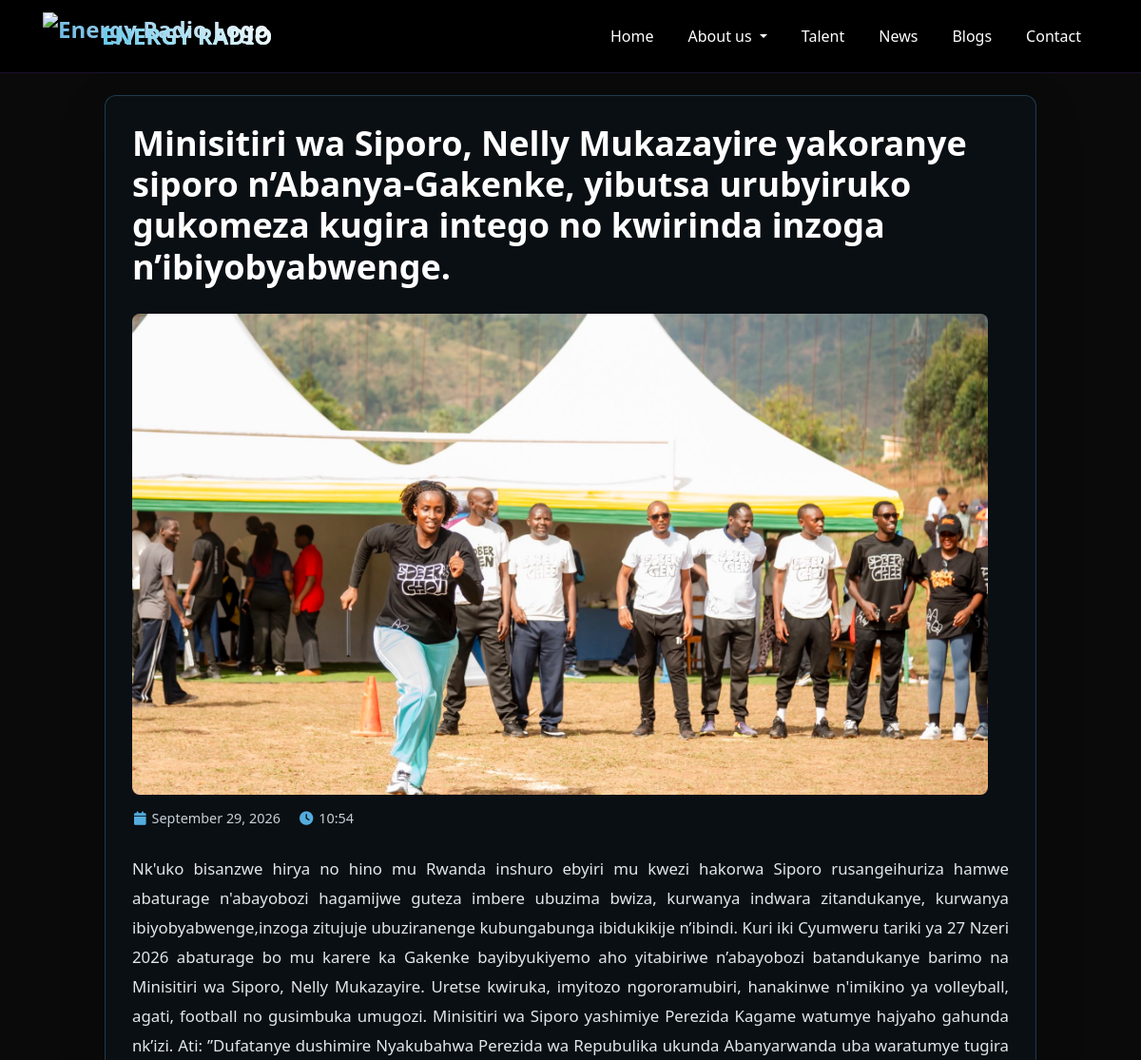
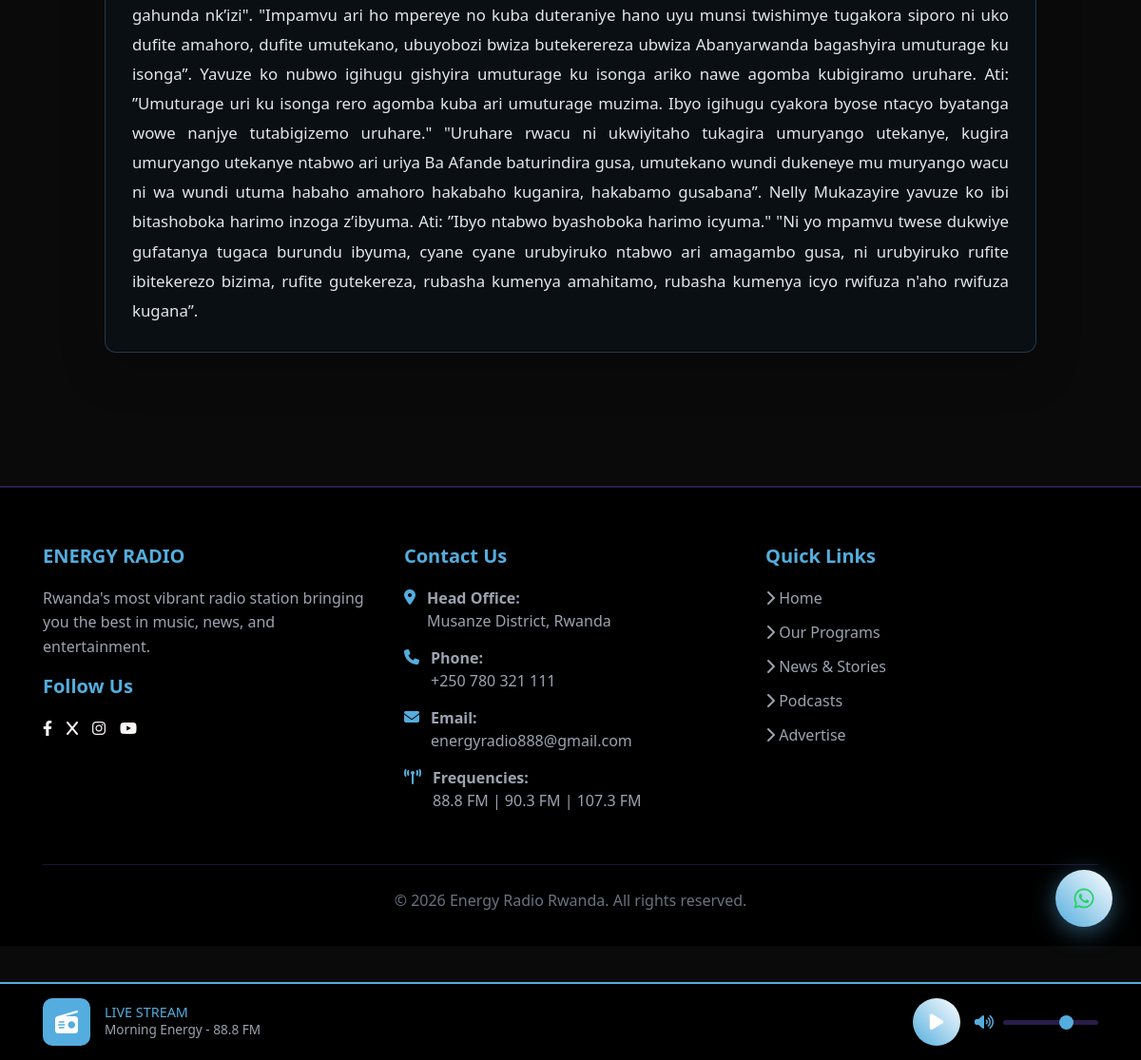
The page /community_detail/8/ on the database its author committed (2 pictures, top to bottom).
### main/models.py (models this page shows, shortened)
class Community(models.Model):
    STATUS_CHOICES = [
        ('active', 'Active'),
        ('new', 'New'),
        ('completed', 'Completed'),
    ]
    title = models.CharField(max_length=200, verbose_name="Cammunity Title")
    description = models.TextField(verbose_name="SubContent")
    content = models.TextField(blank=True, null=True, verbose_name="Content")
    image = models.ImageField(upload_to='Cammunity/', verbose_name="Cammunity Image")
    is_active = models.BooleanField(default=True, verbose_name="Active")
    order = models.IntegerField(default=0, verbose_name="Order of Display")
    created_at = models.DateTimeField(auto_now_add=True)
    updated_at = models.DateTimeField(auto_now=True)
    class Meta:
        verbose_name = "Community"
        verbose_name_plural = "Communities"
        ordering = ['title', '-created_at']

### main/views.py (the view)
# urls.py: path('community_detail/<int:pk>/', views.community_detail, name='community_detail'),
def community_detail(request, pk):
    template_name = "community_detail.html"
    community = get_object_or_404(Community, pk=pk, is_active=True)
    context = {
        "community": community,
    }
    return render(request, template_name, context)

### templates/community_detail.html
{% extends "base.html" %}
{% load static %}
{% block extra_head %}
<link rel="stylesheet" href="{% static 'css/community_detail.css' %}">
{% endblock extra_head %}
{% block content %}
    <div class="container-fluid">
        <main class="community-wrapper">
            <h1 class="community-title">{{ community.title }}</h1>
            <div class="community-feature">
                <figure class="community-media">
                    <div class="community-image">
                        <img src="{{ community.image.url }}" alt="{{ community.title }}">
                    </div>
                    <figcaption class="community-met">
                        <span class="meta-item"><i class="fas fa-calendar" aria-hidden="true"></i>{{ community.created_at|date:"F d, Y" }}</span>
                        <span class="meta-item"><i class="fas fa-clock" aria-hidden="true"></i>{{ community.created_at|time:"H:i" }}</span>
                    </figcaption>
                </figure>
                <div class="community-content">{{ community.content|safe }}</div>
            </div>
        </main>
    </div>
{% endblock content %}

### static/css/styles.css (style rules this page uses)
:root { --primary-color: #54adde; --secondary-color: white; --dark-bg: #1a0b2e; --card-bg: rgba(139, 92, 246, 0.1); }
body { font-family: 'Segoe UI', Tahoma, Geneva, Verdana, sans-serif; background: #0a0a0a; color: #ffffff; min-height: 100vh; padding-bottom: 120px; }

### static/css/community_detail.css (style rules this page uses)
.container-fluid { padding: 100px 20px 60px; display: flex; justify-content: center; }
.community-wrapper { width: 100%; max-width: 980px; padding: 28px; background: rgba(12, 18, 24, 0.82); border: 1px solid rgba(84, 173, 222, 0.28); border-radius: 12px; box-shadow: 0 18px 48px rgba(0, 0, 0, 0.22); }
.community-title { font-size: 2.25rem; font-weight: 700; margin: 0 0 28px; color: white; }
.community-feature { width: 100%; }
.community-media { min-width: 0; max-width: 900px; margin: 0; }
.community-met { display: flex; gap: 20px; flex-wrap: wrap; padding: 14px 2px 0; }
.meta-item { font-size: 0.9rem; color: #c7d0d5; display: flex; align-items: center; gap: 6px; }
.meta-item i { color: #54adde; }
.community-image { width: 100%; aspect-ratio: 16 / 9; overflow: hidden; border-radius: 8px; background: #111a20; }
.community-image img { display: block; width: 100%; height: 100%; object-fit: cover; }
.community-content { margin-top: 26px; color: #e1e7e9; font-size: 1.05rem; line-height: 1.85; text-align: justify; text-justify: inter-word; overflow-wrap: anywhere; }

### rows shown on the page
Community: title "Minisitiri wa Siporo, Nelly Mukazayire yakoranye siporo n’Abanya-Gakenke, yibutsa urubyiruko gukomeza kugira intego no kwirinda inzoga n’ibiyobyabwenge.", image (picture), created_at "September 29, 2026", created_at "10:54", content "Nk'uko bisanzwe hirya no hino mu Rwanda inshuro ebyiri mu kwezi hakorwa Siporo rusangeihuriza hamwe abaturage n'abayobozi hagamijwe guteza imbere ubuzima bwiza, kurwanya indwara zitandukanye, kurwanya ibiyobyabwenge,inzoga zitujuje ubuziranenge kubungabunga ibidukikije n’ibindi. Kuri iki Cyumweru tariki ya 27 Nzeri 2026 abaturage bo mu karere ka Gakenke bayibyukiyemo aho yitabiriwe n’abayobozi batandukanye barimo na Minisitiri wa Siporo, Nelly Mukazayire. Uretse kwiruka, imyitozo ngororamubiri, hanakinwe n'imikino ya volleyball, agati, football no gusimbuka umugozi. Minisitiri wa Siporo yashimiye Perezida Kagame watumye hajyaho gahunda nk’izi. Ati: ”Dufatanye dushimire Nyakubahwa Perezida…"
